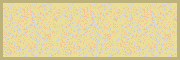

Tiled map render using the project's own tile images. Description and the whole map definition, tile-layer contents included, below:
An orthogonal 3x1 tile map with 60x60 px tiles, 1 tile layer (Tile Layer 1).

<map version="1.10" tiledversion="1.10.2" orientation="orthogonal" renderorder="right-down" width="3" height="1" tilewidth="60" tileheight="60" infinite="0" nextlayerid="2" nextobjectid="1">
 <tileset firstgid="1" source="Clovicek - tileset base.tsx" />
 <layer id="1" name="Tile Layer 1" width="3" height="1">
  <data encoding="csv">
17,18,16
</data>
 </layer>
</map>
